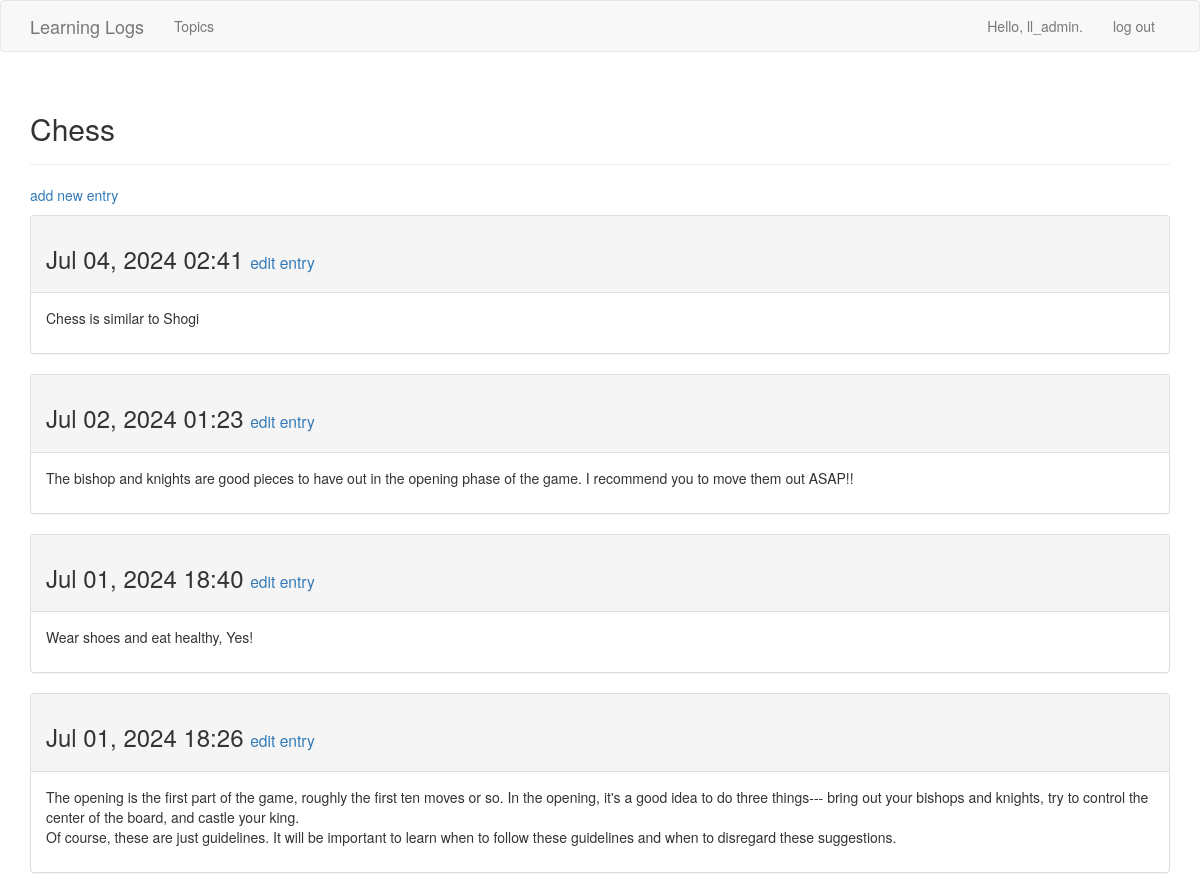
The page /topics/1/ (signed in) on the database its author committed.
### learning_logs/models.py (models this page shows, shortened)
class Topic(models.Model):
    text = models.CharField(max_length=200)
    date_added = models.DateTimeField(auto_now_add=True)
    owner = models.ForeignKey(User, on_delete=models.CASCADE)
    def __str__(self):
        return self.text

class Entry(models.Model):
    topic = models.ForeignKey(Topic, on_delete = models.CASCADE)
    text = models.TextField()
    date_added = models.DateTimeField(auto_now_add=True)
    class Meta:
        verbose_name_plural = 'entries'

### learning_logs/views.py (the view)
# urls.py: path('topics/<int:topic_id>/', views.topic, name = "topic"),
@login_required
def topic(request, topic_id):
    topic = Topic.objects.get(id=topic_id)
    if topic.owner != request.user:
        raise Http404
    entries = topic.entry_set.order_by('-date_added')
    context = {'topic': topic, 'entries': entries}
    return render(request, 'learning_logs/topic.html', context)

### learning_logs/templates/learning_logs/topic.html
{% extends 'learning_logs/base.html' %}
{% block header %}
    <h2>{{ topic }}</h2>
{% endblock header %}
{% block content %}
    <p>
        <a href = "{% url 'learning_logs:new_entry' topic.id %}">add new entry</a>
    </p>
    {% for entry in entries %}
    <div class="panel panel-default">
        <div class="panel-heading">
            <h3>
                {{ entry.date_added|date:'M d, Y H:i' }}
                <small>
                    <a href = "{% url 'learning_logs:edit_entry' entry.id %}">edit entry</a>
                </small>
            </h3>
        </div>
        <div class="panel-body">
            {{ entry.text|linebreaks }}
        </div>
    </div>
    {% empty %}
        No entry has been added yet.
    {% endfor %}
{% endblock content %}

### learning_logs/templates/learning_logs/base.html (shortened to what this page needs)
{% load bootstrap3 %}
<!DOCTYPE html>
<html lang="en">
<head>
    {% bootstrap_css %}
</head>
<body>
    <nav class="navbar navbar-default nabvar-static-top">
        <div class="container">
            <div class="navbar-header">
                <a class="navbar-brand" href="{% url 'learning_logs:index' %}"> Learning Logs </a>
            </div>
            <div id="navbar" class="navbar-collapse collapse">
                <ul class="nav navbar-nav">
                    <li>
                        <a href="{% url 'learning_logs:topics' %}">Topics</a>
                    </li>
                </ul>
                <ul class="nav navbar-nav navbar-right">
                    {% if user.is_authenticated %}
                        <li><a>Hello, {{ user.username }}.</a></li>
                        <li><a href="{% url 'users:logout' %}">log out</a></li>
                    {% else %}
                        <li><a href="{% url 'users:register' %}">register</a></li>
                        <li><a href="{% url 'users:login' %}">login</a></li>
                    {% endif %}
                </ul>
            </div>
        </div>
    </nav>
    <div class="container">
        <div class="page-header">
            {% block header %}{% endblock header %}
        </div>
        <div>
            {% block content %}{% endblock content %}
        </div>
    </div>
</body>
</html>

### rows shown on the page
Topic: text "Chess"
Entry: date_added "Jul 04, 2024 02:41", text "Chess is similar to Shogi"
Entry: date_added "Jul 02, 2024 01:23", text "The bishop and knights are good pieces to have out in the opening phase of the game. I recommend you to move them out ASAP!!"
Entry: date_added "Jul 01, 2024 18:40", text "Wear shoes and eat healthy, Yes!"
Entry: date_added "Jul 01, 2024 18:26", text "The opening is the first part of the game, roughly the first ten moves or so. In the opening, it's a good idea to do three things--- bring out your bishops and knights, try to control the center of the board, and castle your king. Of course, these are just guidelines. It will be important to learn when to follow these guidelines and when to disregard these suggestions."

### other values the page prints
{{ user.username }} "ll_admin"
